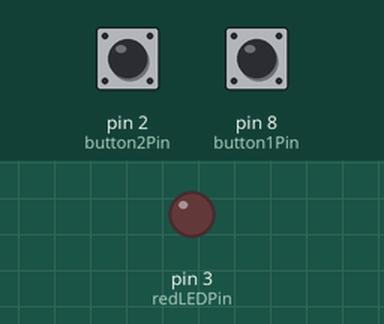
Recording of a sketch running on a simulated Arduino Leonardo, built with avr-gcc and run on an emulated ATmega32U4. Parts: output pins drawn as LEDs (lit = HIGH). Dashed ring = blinking. The inputs (shaded band) are chosen by the test bench; at power-on: pin 2 (button2Pin) HIGH, pin 8 (button1Pin) HIGH. USB keyboard and mouse output is not drawn.

Above: at 1.2 s.
1.3 s: pin 2 (button2Pin) pulled LOW for 3.2 s
At 1.7 s:
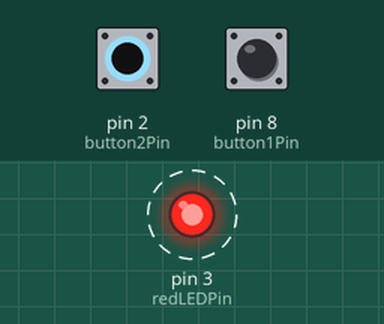
6.3 s: pin 8 (button1Pin) pulled LOW for 3.2 s
At 7.1 s:
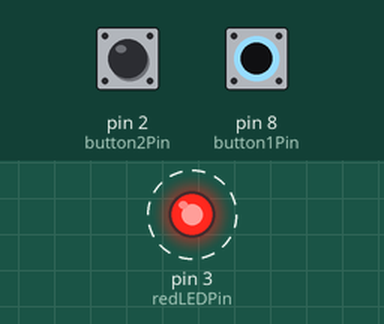
Timing chart, 0 to 11.4 s (numbered marks = the images above; inputs shaded):
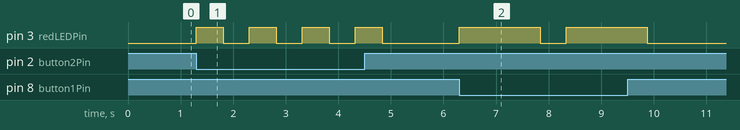

Measured:
- after the input at 1.3 s, pin 3 (redLEDPin): alternates HIGH for 0.51 s and LOW for 0.50 s, 8 changes in all, then stays LOW, starting at once
- after the input at 6.3 s, pin 3 (redLEDPin): alternates HIGH for 1.5 s and LOW for 0.50 s, 4 changes in all, then stays LOW, starting at once

The sketch:

keyboard.ino
```cpp
#include <Keyboard.h>

// Define los pines para los botones
const int button1Pin = 8; // Botón 1 en pin 8
const int button2Pin = 2; // Botón 2 en pin 2

// Define el pin para el LED rojo
const int redLEDPin = 3; // Pin para el LED rojo

void setup() {
  // Inicializa la librería Keyboard
  Keyboard.begin();

  // Configura los pines de los botones como entradas
  pinMode(button1Pin, INPUT_PULLUP); // Botón 1
  pinMode(button2Pin, INPUT_PULLUP); // Botón 2

  // Configura el pin del LED rojo como salida
  pinMode(redLEDPin, OUTPUT);

  // Inicialmente, el LED rojo está apagado
  digitalWrite(redLEDPin, LOW);
}

void loop() {
  // Lee el estado de los botones
  if (digitalRead(button1Pin) == LOW) { // Botón 1 presionado
    openNotepad();
    delay(500); // Espera un tiempo para evitar múltiples activaciones
  }

  if (digitalRead(button2Pin) == LOW) { // Botón 2 presionado
    openCalculator();
    delay(500); // Espera un tiempo para evitar múltiples activaciones
  }
}

void openNotepad() {
  // Indica que se está ejecutando (enciende el LED rojo)
  digitalWrite(redLEDPin, HIGH); // LED rojo encendido

  // Abre Notepad y escribe "Hello World"
  Keyboard.press(KEY_LEFT_GUI);
  Keyboard.press('r');
  Keyboard.releaseAll();
  delay(500);
  Keyboard.print("notepad");
  Keyboard.press(KEY_RETURN);
  Keyboard.release(KEY_RETURN);
  delay(1000);
  Keyboard.print("Hello World");

  // Apaga el LED rojo después de ejecutar
  digitalWrite(redLEDPin, LOW); // LED rojo apagado
}

void openCalculator() {
  // Indica que se está ejecutando (enciende el LED rojo)
  digitalWrite(redLEDPin, HIGH); // LED rojo encendido

  // Abre la Calculadora
  Keyboard.press(KEY_LEFT_GUI);
  Keyboard.press('r');
  Keyboard.releaseAll();
  delay(500);
  Keyboard.print("calc");
  Keyboard.press(KEY_RETURN);
  Keyboard.release(KEY_RETURN);

  // Apaga el LED rojo después de ejecutar
  digitalWrite(redLEDPin, LOW); // LED rojo apagado
}
```
